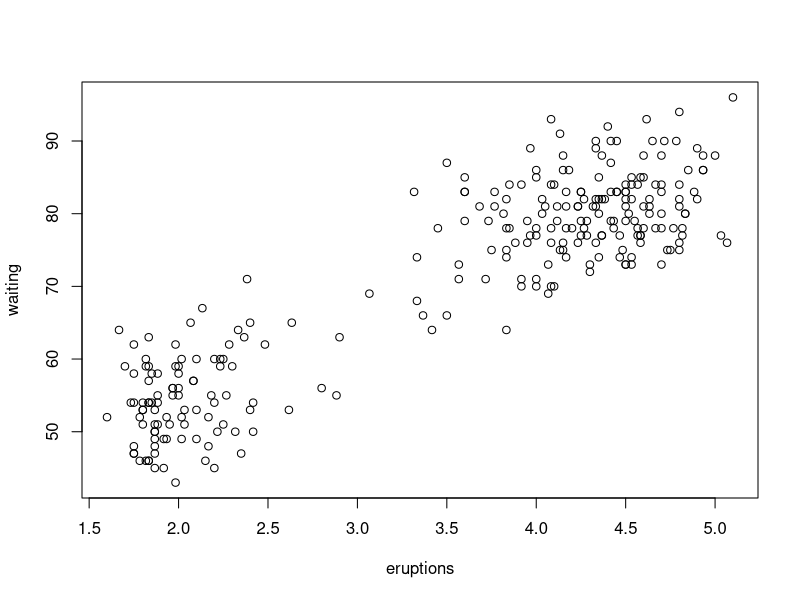
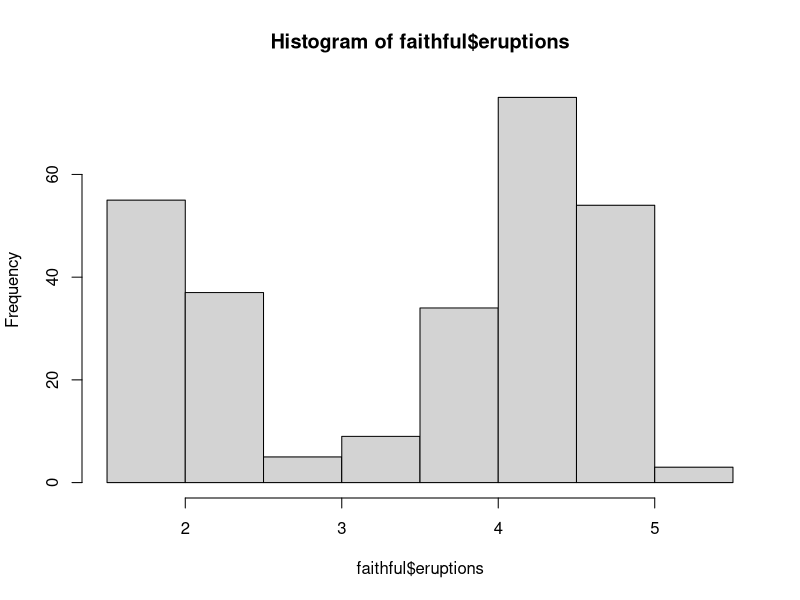
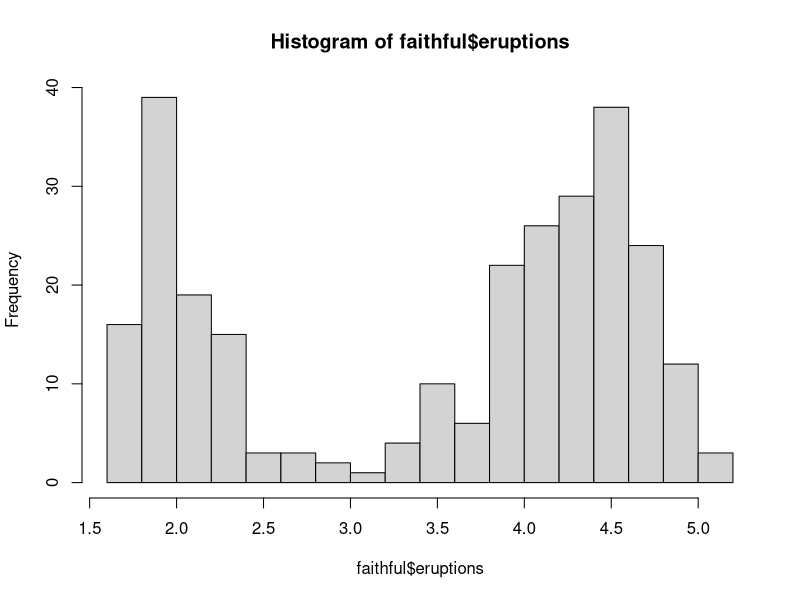
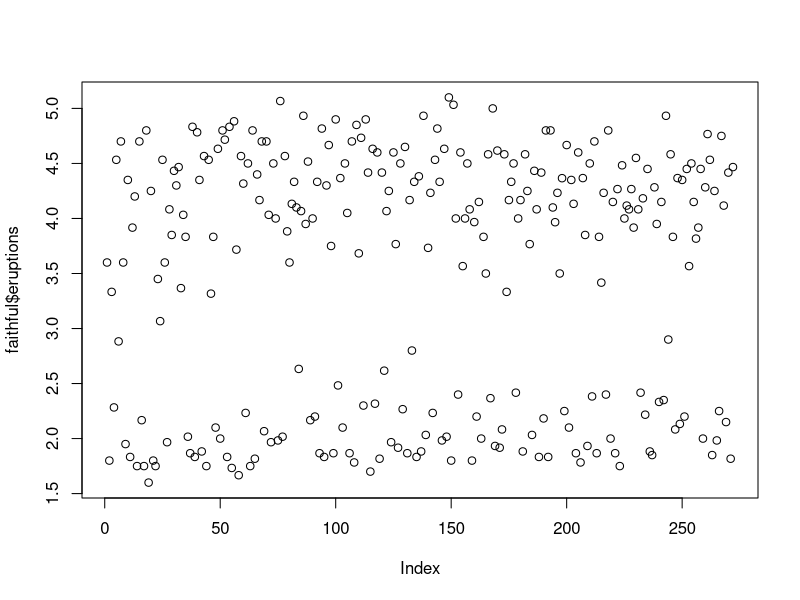
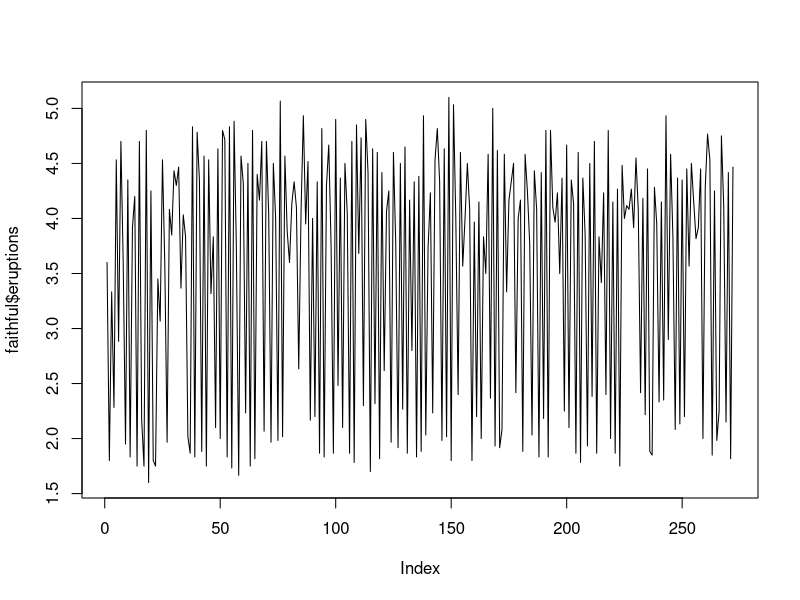
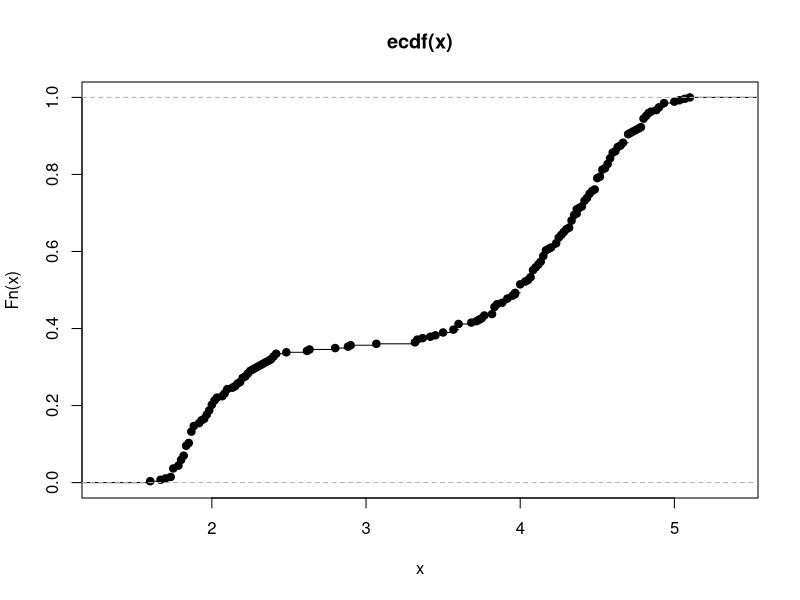
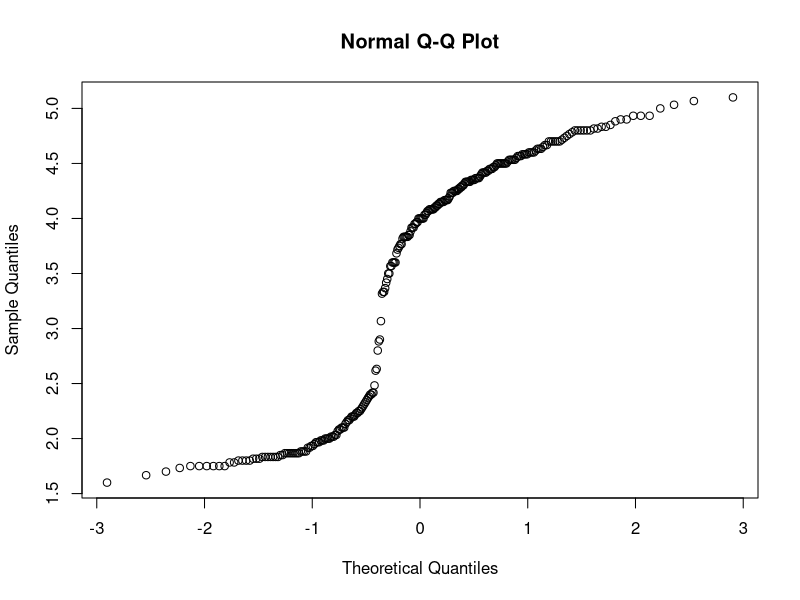
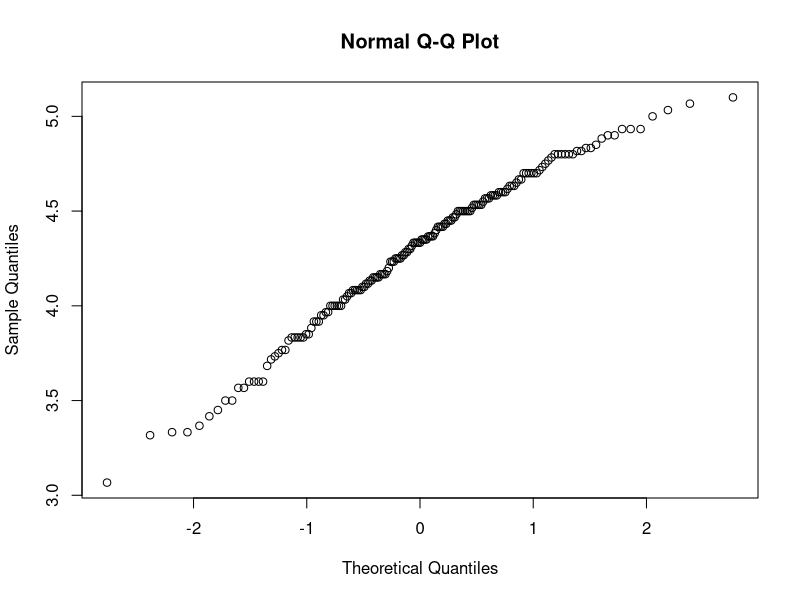

Here is the R script that generated these plots, in order:
## ---- chunk 1
rm(list=ls())
data()
## ---- chunk 2
data(faithful)
ls()
## ---- chunk 3
str(faithful)
summary(faithful)
## ---- chunk 4
?plot
plot(faithful)
hist(faithful$eruptions)
?hist
hist(faithful$eruptions,seq(1.6,5.2,0.2))
plot(faithful$eruptions)
plot(faithful$eruptions,type="l")
?plot.ecdf
plot.ecdf(faithful$eruptions)
?qqnorm
qqnorm(faithful$eruptions)
qqnorm(faithful$eruptions[faithful$eruptions>3])
qqnorm(faithful$eruptions[faithful$eruptions<=3])
boxplot(faithful$eruptions)
## ---- chunk 5
faithful1 <- subset(faithful,faithful$eruptions <= 3)
faithful2 <- subset(faithful,faithful$eruptions > 3)
summary(faithful1$waiting)
?t.test
str(faithful1)
t.test(faithful$waiting)
t.test(faithful1$waiting)
t.test(faithful2$waiting)
## ---- chunk 6
t.test(faithful1$waiting,faithful2$waiting)
